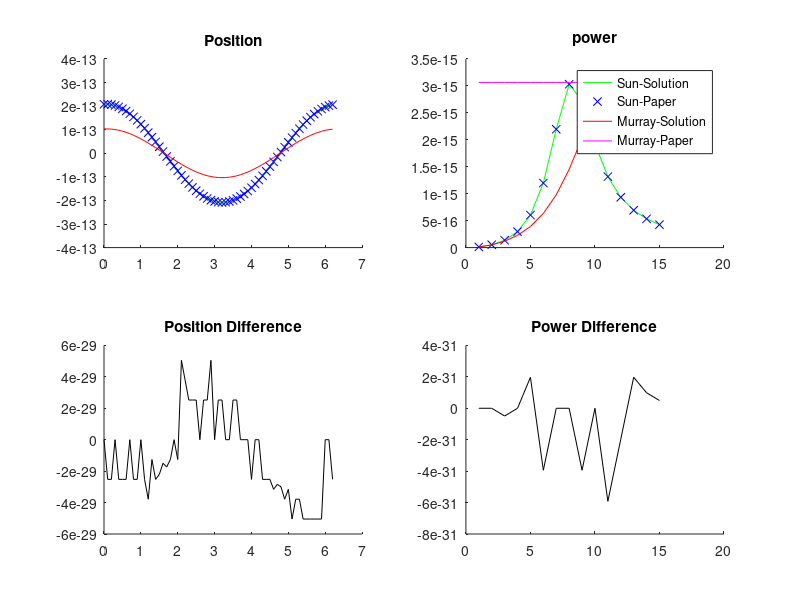

Write MATLAB code to recreate this figure.
clear; clc
close all

testSymolically = 0

warning('Murray calcs only valid at mR = m/2')

%%% Take away
% Sun paper and solution give equal simulated and analytical power
    % Stimulated amplitude is also equal, but analytical reduces differently
% Sun eqns can be used confidently

% Murray solution gives same max power, but at different freq. 
    % Thus amplitude and phase differ at some freqs

% Solutions derivied from Matthew Schwartz Lecture 2 Wave course

if testSymolically
    syms k m b q E t w
    
    mR = m/2;

    % Given defs in Sun virus
    w0 = sqrt(k/mR);
    Q = w0*mR/b;

    w = w0;
    
    % Solves using modified relation from Murray - only correct at mR = m/2
    wM = 2*sqrt(k/m);
    
    % Get terms
    A_SunPaper = q*E/(mR*sqrt((w0^2 - w^2)^2 + (w0*w/Q)^2));

    %Does not work symbolically at resonance (w = w0) denominator goes to 0
    theta_SunPaper = atan( w0*w/(Q*(w0^2 - w^2)));

    A_SunSolution = (k - mR*w^2)/((k - mR*w^2)^2 + (w*b)^2);

    B_SunSolution = (w*b)/((k - mR*w^2)^2 + (w*b)^2);

    A_MurraySolution = (2*k - m*wM^2/2)/((2*k - m*wM^2/2)^2 + (2*wM*b)^2);
    
    B_MurraySolution = (2*wM*b)/((2*k - m*wM^2/2)^2 + (2*wM*b)^2);
    
    % Reduce x equations
    %%% Need to get a clearer expression for amplitude
    xMotion_SunSolution = q*E*(A_SunSolution*cos(w*t) + B_SunSolution*sin(w*t))

    xMotion_SunPaper = A_SunPaper*cos(w*t - theta_SunPaper)

    xMotion_MurraySolution = q*E*(A_MurraySolution*cos(w*t) + B_MurraySolution*sin(w*t))
    
    % Reduce power equations
    powerCycle_SunSolution = ((q*E)^2*w/2) * B_SunSolution

    powerCycle_SunPaper = (w0*w^2*mR/(2*Q)) * (A_SunPaper)^2

    powerCycle_MurraySolution = ((q*E)^2*wM/2) * B_MurraySolution * 2

    % Only at resonance (w = w0)
    powerCycle_MurrayPaper = (q*E)^2/(2*b)
else
    % Parameters directly from Sun virus
    m = 161*1.6605*10^-21; % Convert from MDa, full/non-hydrated
    
    q = 1.16*10^7*1.602176634*10^-19;
    
    E = 1;
    
    w0 = 8.22*10^9; 
    
    Q = 1.95;

    mR = m/2; %m*0.1*0.9;% 
    
    k = w0^2*mR;
    
    b = w0*mR/Q;
    
    w = (1:1:15)*10^9;
    
    % Time up to one cycle
    t = 0:10^-10:(2*pi/w(1));

    % Get terms
    A_SunPaper = q*E./(mR*sqrt((w0^2 - w.^2).^2 + (w0*w/Q).^2));

    %Does not work symbolically at resonance (w = w0) denominator goes to 0
    theta_SunPaper = atan( w0*w./(Q*(w0^2 - w.^2)));

    A_SunSolution = (k - mR*w.^2)./((k - mR*w.^2).^2 + (w*b).^2);

    B_SunSolution = (w*b)./((k - mR*w.^2).^2 + (w*b).^2);
    
    A_MurraySolution = (2*k - m.*w.^2/2)./((2*k - m*w.^2/2).^2 + (2.*w*b).^2);
    
    B_MurraySolution = (2.*w*b)./((2*k - m.*w.^2/2).^2 + (2.*w*b).^2);
    
    % Plot paths
    %%% Need to get a clearer expression for amplitude
    xMotion_SunSolution = q*E*(A_SunSolution(1)*cos(w(1)*t) + B_SunSolution(1)*sin(w(1)*t));

    xMotion_SunPaper = A_SunPaper(1)*cos(w(1)*t - theta_SunPaper(1));

    xMotion_MurraySolution = q*E*(A_MurraySolution(1)*cos(w(1)*t) + B_MurraySolution(1)*sin(w(1)*t));
    
    figure;
    
    subplot(2,2,1); hold on
    plot(t*10^9, xMotion_SunSolution, 'g')
    plot(t*10^9, xMotion_SunPaper, 'bx')
    plot(t*10^9, xMotion_MurraySolution, 'r')
    title('Position')
    
    subplot(2,2,3); hold on
    plot(t*10^9, xMotion_SunPaper-xMotion_SunSolution, 'k')
    title('Position Difference')
    
    % Plot power
    powerCycle_SunSolution = ((q*E)^2.*w/2) .* B_SunSolution;

    powerCycle_SunPaper = (w0*w.^2*mR/(2*Q)) .* (A_SunPaper).^2;

    powerCycle_MurraySolution = ((q*E)^2.*w/2) .* B_MurraySolution * 2;

    % Only at resonance (w = w0)
    powerCycle_MurrayPaper = (q*E)^2/(2*b);
    
    subplot(2,2,2); hold on
    plot(w/10^9, powerCycle_SunSolution, 'g')
    plot(w/10^9, powerCycle_SunPaper, 'xb')
    plot(w/10^9, powerCycle_MurraySolution, 'r')
    plot(w/10^9, powerCycle_MurrayPaper*ones(length(w),1), 'm')
    title('power')
    legend('Sun-Solution','Sun-Paper', 'Murray-Solution', 'Murray-Paper')

    subplot(2,2,4); hold on
    plot(w/10^9, powerCycle_SunPaper-powerCycle_SunSolution, 'k')
    title('Power Difference')
end